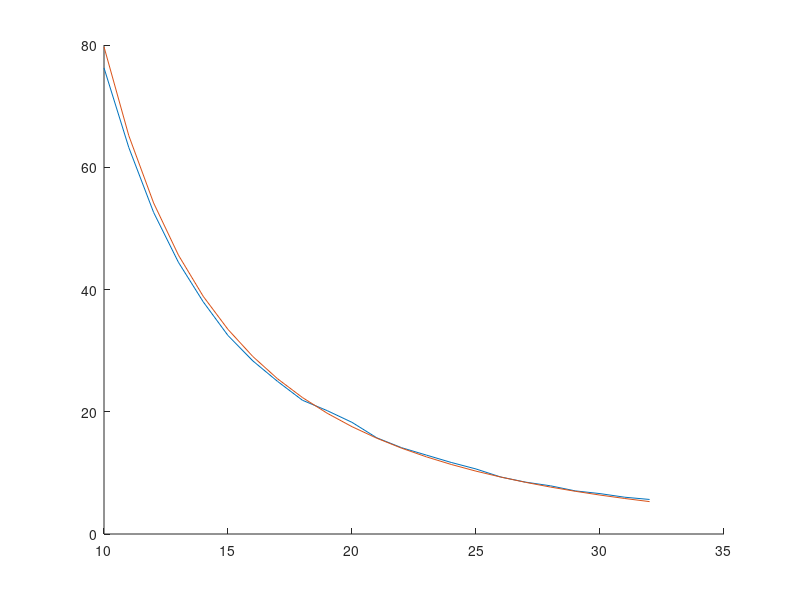
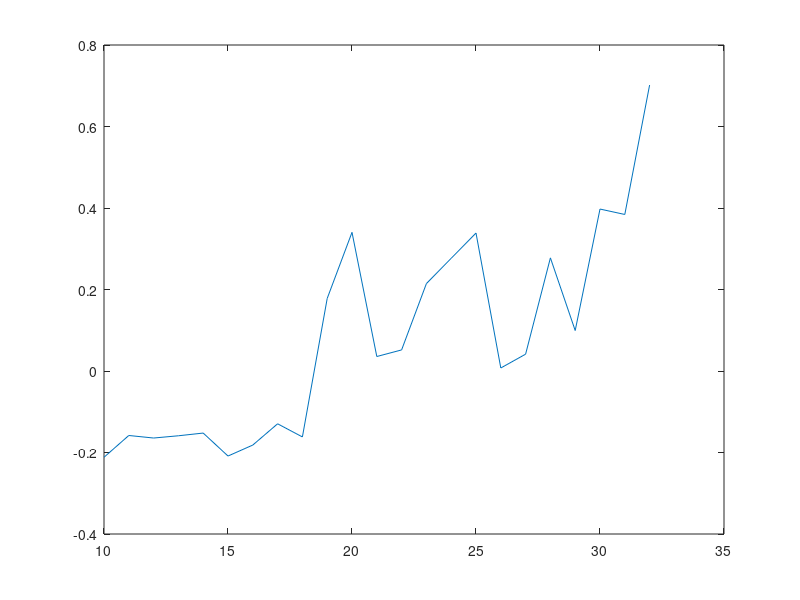

Source code (MATLAB) for these figures, in order:
clear all;
close all;

load('distance.mat');
load('mag_predicted_exp_2.mat');
load('mag_scrambled.mat');
load('mag_real.mat');

magnetometer_readings_real = magnetometer_readings_real(:,1);
%unscramble and fit the data 
a = 9135;
b = -2.047;
c = -2.281;
predicted_distance = (((magnetometer_readings_scrambled - c) ./ a)).^(1/b);

%data bookkeeping
sorted_predicted_distance = sort(predicted_distance,'ascend');

%basic plot
figure;
hold on; 
plot(distance, magnetometer_readings_real)
plot(distance, mag_predicted)
hold off;

%plot errors
errors = distance - sorted_predicted_distance;
figure;
plot(distance, errors);


